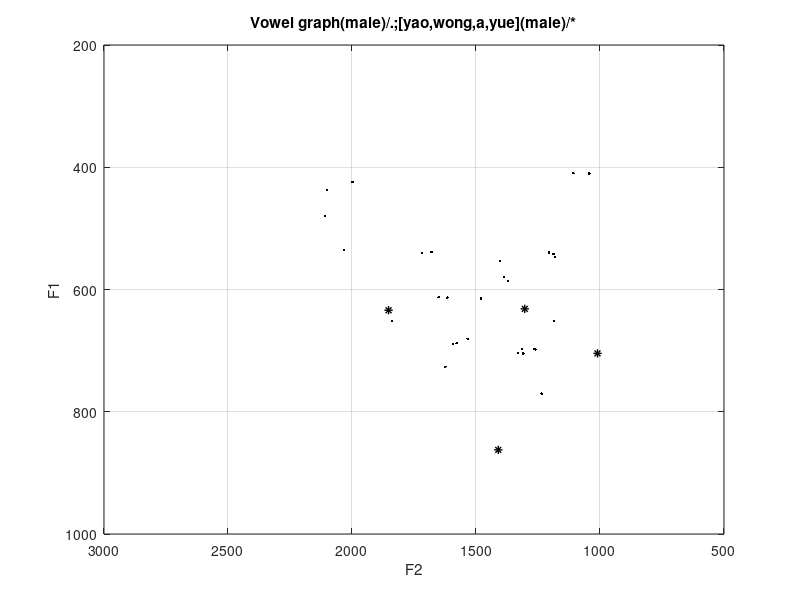

MATLAB code to generate this figure:
%--------------------------------------------------------------------------
clear all;

%aa
aaf1=[703.4 651.7 770.4];
aaf2=[1330.5 1186.6 1235.2];

%ae
aef1=[651.7 726.3 704.5];
aef2=[1838.2 1624.0 1309.6];

%ax
axf1=[614.5 613.4 612.5];
axf2=[1479.2 1615.3 1650.7];

%ah
ahf1=[553.7 579.3 586.1];
ahf2=[1404.0 1387.7 1371.5];

%ao
aof1=[547.0 541.9 539.4];
aof2=[1182.3 1187.3 1205.3];

%eh
ehf1=[688.0 680.8 689.6];
ehf2=[1577.9 1534.0 1591.8];

%ih
ihf1=[437.0 538.5 540.3];
ihf2=[2100.5 1679.4 1719.2];

%iy
iyf1=[479.7 424.2 535.8];
iyf2=[2107.9 1998.2 2031.9];

%uh
uhf1=[697.7 697.9 697.3];
uhf2=[1266.9 1259.9 1313.1];

%uw
uwf1=[409.7 410.9 409.6];
uwf2=[1107.2 1042.8 1044.2];


x=[aaf1 aef1 axf1 ahf1 aof1 ehf1 ihf1 iyf1 uhf1 uwf1 ];
y=[aaf2 aef2 axf2 ahf2 aof2 ehf2 ihf2 iyf2 uhf2 uwf2 ];
%x=[aaf1 aef1 axf1 ahf1 aof1 ehf1 ihf1 iyf1 uhf1 uwf1 ];
%y=[aaf2 aef2 axf2 ahf2 aof2 ehf2 ihf2 iyf2 uhf2 uwf2 ];

plot(y,x,'k.','LineWidth',1);
hold on;

x1=[631.7 704.5 862.4 633.9];
y1=[1303.4 1010.1 1410.1 1852.6];

plot(y1,x1,'k*','LineWidth',1);

axis([500,3000,200,1000]);
grid on;
title('Vowel graph(male)/.;[yao,wong,a,yue](male)/*');
xlabel('F2');
ylabel('F1');
set(gca,'XDir','reverse')
set(gca,'YDir','reverse')